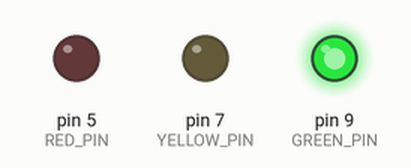
Simulated run of this sketch. Board: Arduino Uno, built with avr-gcc and run on an emulated ATmega328P. On the bench: output pins drawn as LEDs (lit = HIGH).

Above: at 2.0 s.
At 4.5 s:
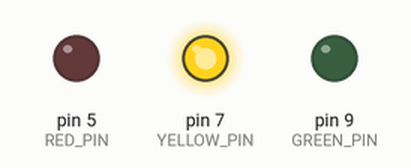
At 6.5 s:
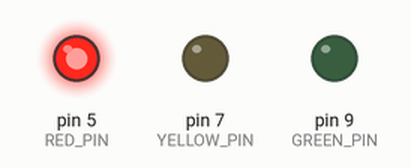
Timing chart, 0 to 10.4 s (numbered marks = the images above):
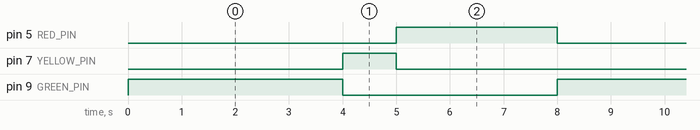

Measured:
- by itself, pin 5 (RED_PIN): alternates HIGH for 3.0 s and LOW for 5.0 s
- by itself, pin 7 (YELLOW_PIN): alternates HIGH for 1.0 s and LOW for 7.0 s
- by itself, pin 9 (GREEN_PIN): alternates HIGH for 4.0 s and LOW for 4.0 s

The sketch:

LED_Traffic_Light_Project.ino
```cpp
int GREEN_DELAY = 4000;
int YELLOW_DELAY = 1000;
int RED_DELAY = 3000;
int GREEN_PIN = 9;
int YELLOW_PIN = 7;
int RED_PIN = 5;

void setup() {
  // put your setup code here, to run once:
pinMode(GREEN_PIN, OUTPUT);
pinMode(YELLOW_PIN, OUTPUT);
pinMode(RED_PIN, OUTPUT);
}

void loop() {
  // put your main code here, to run repeatedly:
digitalWrite(GREEN_PIN, HIGH);
delay(GREEN_DELAY);
digitalWrite(GREEN_PIN, LOW);
digitalWrite(YELLOW_PIN, HIGH);
delay(YELLOW_DELAY);
digitalWrite(YELLOW_PIN, LOW);
digitalWrite(RED_PIN, HIGH);
delay(RED_DELAY);
digitalWrite(RED_PIN, LOW);
}
```
